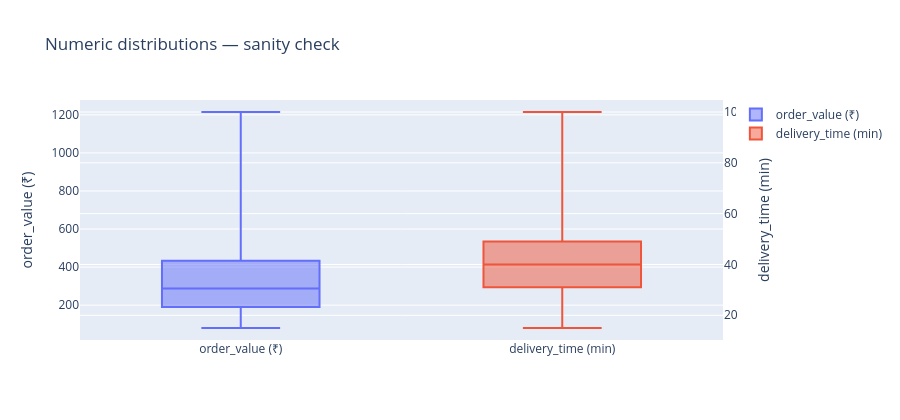

Notebook source saved alongside this figure:
### Markdown cell above
**Observation.** Full 90-day coverage, no city–day blackouts. The dataset is dense enough that hourly aggregations will be statistically meaningful (>500 orders/day on average).

### Code cell
# Outlier sanity on order_value and delivery_time
fig = go.Figure()
fig.add_trace(go.Box(y=df.order_value, name='order_value (₹)', boxpoints=False))
fig.add_trace(go.Box(y=df.delivery_time_min, name='delivery_time (min)', boxpoints=False, yaxis='y2'))
fig.update_layout(
    title='Numeric distributions — sanity check',
    yaxis=dict(title='order_value (₹)'),
    yaxis2=dict(title='delivery_time (min)', overlaying='y', side='right'),
    height=420,
)
fig.write_html(FIG_DIR / '01_distributions.html', include_plotlyjs='cdn')
fig.show()

### Figure 1 — Plotly figure (JSON) as saved in the notebook; plotly's stock layout.template omitted (floating-point values rounded to 4 significant figures; data arrays with more than 128 entries replaced by an {"elided": "..."} marker saying what was removed)
{"data": [{"boxpoints": false, "name": "order_value (₹)", "type": "box", "y": {"elided": "50000 int values"}}, {"boxpoints": false, "name": "delivery_time (min)", "type": "box", "y": {"elided": "50000 int values"}, "yaxis": "y2"}], "layout": {"height": 420, "title": {"text": "Numeric distributions — sanity check"}, "yaxis": {"title": {"text": "order_value (₹)"}}, "yaxis2": {"overlaying": "y", "side": "right", "title": {"text": "delivery_time (min)"}}}}
